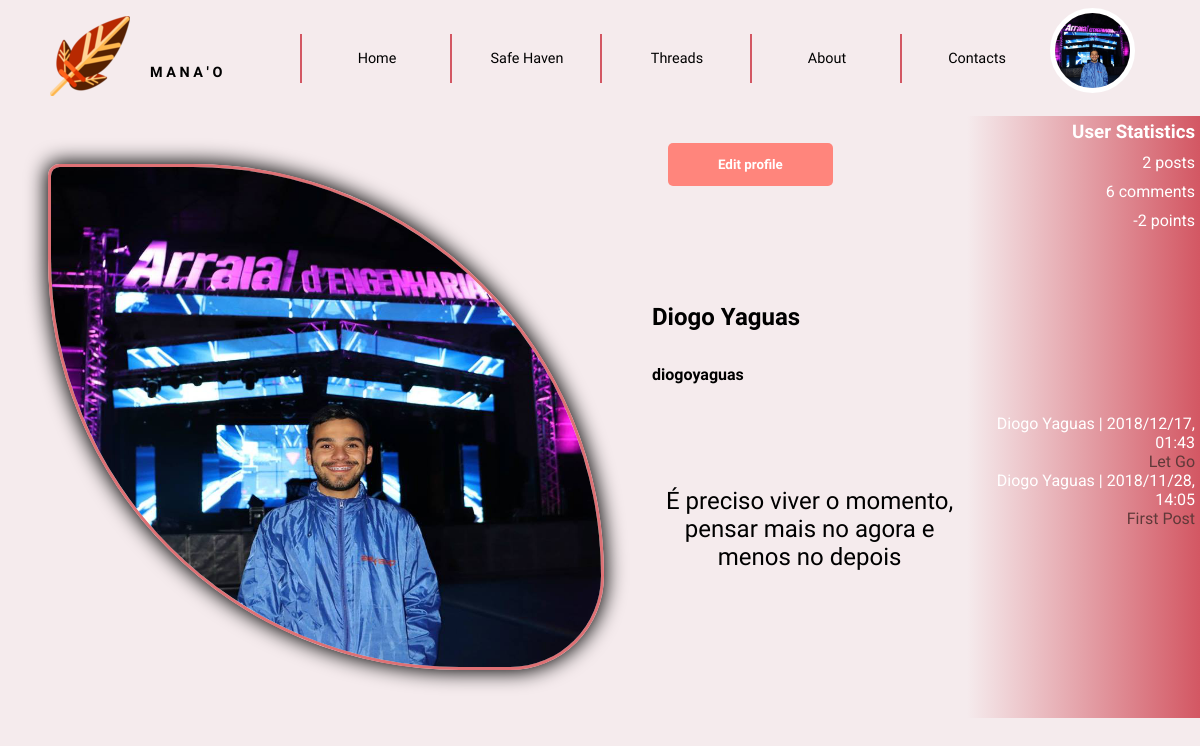
The app's page /templates/myManao.php (signed in) with its own data.
### tables this page shows
CREATE TABLE User (ID INTEGER PRIMARY KEY AUTOINCREMENT, Username STRING UNIQUE NOT NULL, Password CHAR (256) NOT NULL, Name STRING NOT NULL, Email STRING NOT NULL UNIQUE, Bio STRING, Profile_Pic STRING NOT NULL DEFAULT "default.png", ParticipationDate STRING NOT NULL);

CREATE TABLE Post (ID INTEGER PRIMARY KEY AUTOINCREMENT, User_ID INTEGER NOT NULL REFERENCES User (ID), Title STRING NOT NULL, Text STRING NOT NULL, Date STRING NOT NULL, Upvotes INTEGER DEFAULT 0, Downvotes INTEGER DEFAULT 0);

### database/user.php (called while the page is built, shortened)
<?php
      function getName($userID) {
        global $dbh;
        try {
          $stmt = $dbh->prepare('SELECT Name FROM User WHERE ID = ?');
          $stmt->execute(array($userID));
          if($row = $stmt->fetch()){
            return $row['Name'];
          }
        }catch(PDOException $e) {
          return -1;
        }
      }
      function getUsernameByID($userID) {
        global $dbh;
        try {
          $stmt = $dbh->prepare('SELECT Username FROM User WHERE ID = ?');
          $stmt->execute(array($userID));
          if($row = $stmt->fetch()){
            return $row['Username'];
          }
        }catch(PDOException $e) {
          return -1;
        }
      }
    function getUserPhoto($userID) {
      global $dbh;
      try {
        $stmt = $dbh->prepare('SELECT Profile_Pic FROM User WHERE ID = ?');
        if($stmt->execute(array($userID))) {
          $row = $stmt->fetch();
          return $row['Profile_Pic'];
        }
      }catch(PDOException $e) {
        return null;
      }
    }
    function getBio($userID) {
      global $dbh;
      try {
        $stmt = $dbh->prepare('SELECT Bio FROM User WHERE ID = ?');
        $stmt->execute(array($userID));
        if($row = $stmt->fetch()){
          return $row['Bio'];
        } else return null;
      }catch(PDOException $e) {
        return -1;
      }
    }
    function getNumberofPostOfUser($userID) {
      global $dbh;
      try {
        $stmt = $dbh->prepare('SELECT count(*) FROM Post WHERE User_ID = ?');
        $stmt->execute(array($userID));
        return ($stmt->fetch()["count(*)"]);
      }catch(PDOException $e) {
        return true;
      }
    }
    function getNumberofCommentsOfUser($userID) {
      global $dbh;
      try {
        $stmt = $dbh->prepare('SELECT count(*) FROM Comments WHERE User_ID = ?');
        $stmt->execute(array($userID));
        return ($stmt->fetch()["count(*)"]);
      }catch(PDOException $e) {
        return true;
      }
    }
    function getPontuationOfUser($userID) {
      global $dbh;
      try {
        $stmt = $dbh->prepare('SELECT count(DownPost.Post_ID) from DownPost, User, Post WHERE DownPost.Post_ID = Post.ID and User.ID = Post.User_ID  and User.ID = ?');
        $stmt->execute(array($userID));
        $negative = ($stmt->fetch()["count(DownPost.Post_ID)"]);
        $stmt = $dbh->prepare('SELECT count(UpPost.Post_ID) from UpPost, User, Post WHERE UpPost.Post_ID = Post.ID and User.ID = Post.User_ID  and User.ID = ?');
        $stmt->execute(array($userID));
        $positive = ($stmt->fetch()["count(UpPost.Post_ID)"]);
        return ($positive - $negative);
      }catch(PDOException $e) {
        return true;
      }
    }
?>

### database/post.php (called while the page is built, shortened)
<?php
	function getUserPosts($userID)
	{
		global $dbh;
		try {
			$stmt = $dbh->prepare('SELECT * from Post WHERE User_ID = ? ORDER BY Date DESC LIMIT 5');
			if($stmt->execute(array($userID)))
				return $stmt->fetchAll();
			else
				return -1;
		} catch(PDOException $e) {
			return -1;
		}
	}
?>

### templates/myManao.php (the view, shortened to what this page needs)
<?php
    include_once("header.php");
?>
    <!DOCTYPE html>
    <html>
    <head>
        <link href="../css/main_layout.css" rel="stylesheet">
        <link href="../css/main_style.css" rel="stylesheet">
        <link href="../css/others.css" rel="stylesheet">
        <link href="../css/profile.css" rel="stylesheet">
    </head>
    <body>
        <section class="profile">
            <div id="information">
                <img id="pic" src="../profilePictures/<?php
                include_once('../includes/init.php');
                include_once('../database/user.php');
                echo getUserPhoto($_SESSION['userID']);
                ?>" alt="Profile picture">
                <p id="bio">
                    <?php
                    echo getBio($_SESSION['userID']);
                ?>
                </p>
                <h1 id="name">
                <?php
                    echo getName($_SESSION['userID']);
                ?>
            </h1>
                <h3 id="username">
                <?php
                    echo getUsernameByID($_SESSION['userID']);
                ?>
            </h3>
            <div id="statistics">
                <h3 id=title>
                    User Statistics
                </h3>
                <p id="posts"><?php echo getNumberofPostOfUser($_SESSION['userID']) ?> posts</p>
                <p id="comments"><?php echo getNumberofCommentsOfUser($_SESSION['userID'])?> comments</p>
                <p id="pontuation"><?php echo getPontuationOfUser($_SESSION['userID'])?> points</p>
            </div>
            <div id="userPosts">
                <?php include("userPosts.php"); ?>
            </div>
            <form action="editProfile.php">
                <input type="submit" value="Edit profile">
            </form>
            </div>
        </section>
    </body>
    </html>

### templates/header.php (shortened to what this page needs)
<!DOCTYPE html>
<html>
<head>
    <link href="../css/main_layout.css" rel="stylesheet">
    <link href="../css/main_style.css" rel="stylesheet">
</head>
<body>
    <header>
        <label class="homeButton" type="submit_home" value="" onclick="window.location='../templates/home.php';"></label>
        <h3>M A N A ' O</h3>
        <nav id="menu">
            <ol>
                <li><a href="home.php">Home</a></li>
                <li><a href="http://www.pixelthoughts.co/#">Safe Haven</a></li>
                <li><a href="threads.php?filter=Recent">Threads</a></li>
                <li><a href="about.php">About</a></li>
                <li><a href="contacts.php">Contacts</a></li>
            </ol>
        </nav>
        <div class="dropdown">
                <img id="profile" src="../profilePictures/<?php
                    include_once('../includes/init.php');
                    include_once("../database/user.php");
                    echo getUserPhoto($_SESSION['userID']);
                ?>" alt="Profile picture" onclick="myFunction()" class="dropbtn">
            </div>
    </header>

### templates/userPosts.php (shortened to what this page needs)
<?php
            include_once ("../includes/init.php");
			include_once ("../database/post.php");
            $posts = getUserPosts($_SESSION['userID']);
            foreach($posts as $post) {
                viewPosts($post);
                }
            function viewPosts($post) {
                ?>
            <article id="posts">
                <header>
                    <span class="author">
                        <?php echo getName($post['User_ID']) ?>
                    </span>
                    <span class="date">|
                        <?= $post['Date'] ?>
                    </span>
                </header>
                <a id="title" href="viewPost.php?id=<?=$post['ID']?>" target="_blank"><?= $post['Title'] ?></a>
            </article>
        <?php }?>

### css/main_layout.css (style rules this page uses)
body { margin: 0em; }
body > header { margin: 0em; display: grid; grid-template-rows: auto; grid-template-columns: 1fr 1fr 5fr 1fr; grid-template-areas: "manao name navigator profilepic"; position: -webkit-sticky; position: sticky; top: 0; width: 100%; }
.homeButton { grid-area: manao; justify-self: right; align-self: center; height: auto; }
body > header > h3 { grid-area: name; margin: 0em; justify-self: left; align-self: center; }
#menu { grid-area: navigator; justify-self: right; align-self: center; }
#menu ol li { display: inline-flex; width: 100%; justify-self: center; }
#menu ol { margin: 0em; display: grid; grid-template-rows: auto; grid-template-columns: 1fr 1fr 1fr 1fr 1fr; grid-template-areas: "home safehaven threads contacts about"; width: 100%; }
#menu ol > li { justify-self: left; align-self: center; justify-items: center; justify-content: space-evenly; }
#menu ol > :nth-child(1) { grid-area: home; }
#menu ol > :nth-child(2) { grid-area: safehaven; }
#menu ol > :nth-child(3) { grid-area: threads; }
#menu ol > :nth-child(4) { grid-area: contacts; }
#menu ol > :nth-child(5) { grid-area: about; }
.dropbtn { color: white; border: none; cursor: pointer; }
.dropdown { position: relative; display: inline-block; }
.profile > div#information { display: grid; grid-template-rows: auto; grid-template-columns: auto; grid-template-areas: "image button statistics" "image name statistics" "image username posts" "image bio posts"; width: 100%; height: 100%; }
.profile > div#information img#pic { grid-area: image; justify-self: center; align-self: center; }
.profile > div#information > p#bio { grid-area: bio; justify-self: left; position: relative; bottom: 60px; }
.profile > div#information > h1#name { grid-area: name; justify-self: left; position: relative; top: 20px; }
.profile > div#information > h3#username { grid-area: username; justify-self: left; position: relative; bottom: 60px; }
.profile > div#information > div#statistics { grid-area: statistics; }
.profile > div#information > div#userPosts { grid-area: posts; }
.profile > div#information > form > input { grid-area: button; }
.profile > div#information img#pic, .profile > div#information > p#bio, .profile > div#information > h1#name, .profile > div#information > h3#username, .profile > div#information > div#statistics, .profile > div#information > div#userPosts { width: auto; height: auto; }

### css/main_style.css (style rules this page uses)
:root { --maincolor_bckgrnd: #F5EBED; --color_separator: #996666; --color_text: #000000; --color_manao: #D35763; --color_manao2: #DF7175; --color_smallhover: #2a2f33; }
body { margin: 0; background-color: var(--maincolor_bckgrnd); color: var(--color_text); }
body > header { margin: 0; background-color: var(--maincolor_bckgrnd); }
body > header > h3 { margin-top: 2em; font-family: 'Julius Sans One', sans-serif; font-size: 0.9em; text-align: left; height: auto; color: var(--color_text); }
.homeButton { background:url(../images/icon.png) no-repeat; cursor:pointer; border:none; width:100px; height:100px; margin-top:1em; }
#menu { width: 100%; }
#menu ol { margin:0; padding: 0; }
#menu li { align-items: center; list-style-type: none; margin:1em 0; width: 100%; height: 100%; }
#menu li a { font-family: 'Julius Sans One', sans-serif; font-size: 0.9em; color: var(--color_text); text-decoration: none; text-align: center; height: auto; -webkit-transition: color 0.6s; transition: color 0.6s ease; }
nav > ol > li { border-left: 2px solid var(--color_manao); height: 100%; }
#profile { margin-top: 8px; width: 75px; height: 75px; border:5px solid white; border-radius: 100px 100px; }

### css/others.css (style rules this page uses)
:root { --maincolor_bckgrnd: #F5EBED; --color_smallhover: #2a2f33; --color_separator: #5f3939; }

### records on screen
user: Profile_Pic (picture), Bio "É preciso viver o momento, pensar mais no agora e menos no depois", Name "Diogo Yaguas", Username "diogoyaguas"
post: User_ID.Name "Diogo Yaguas", Date "2018/12/17, 01:43", Title "Let Go"
post: User_ID.Name "Diogo Yaguas", Date "2018/11/28, 14:05", Title "First Post"

### other values on screen
getNumberofPostOfUser($_SESSION['userID']) "2"
getNumberofCommentsOfUser($_SESSION['userID']) "6"
getPontuationOfUser($_SESSION['userID']) "-2"
